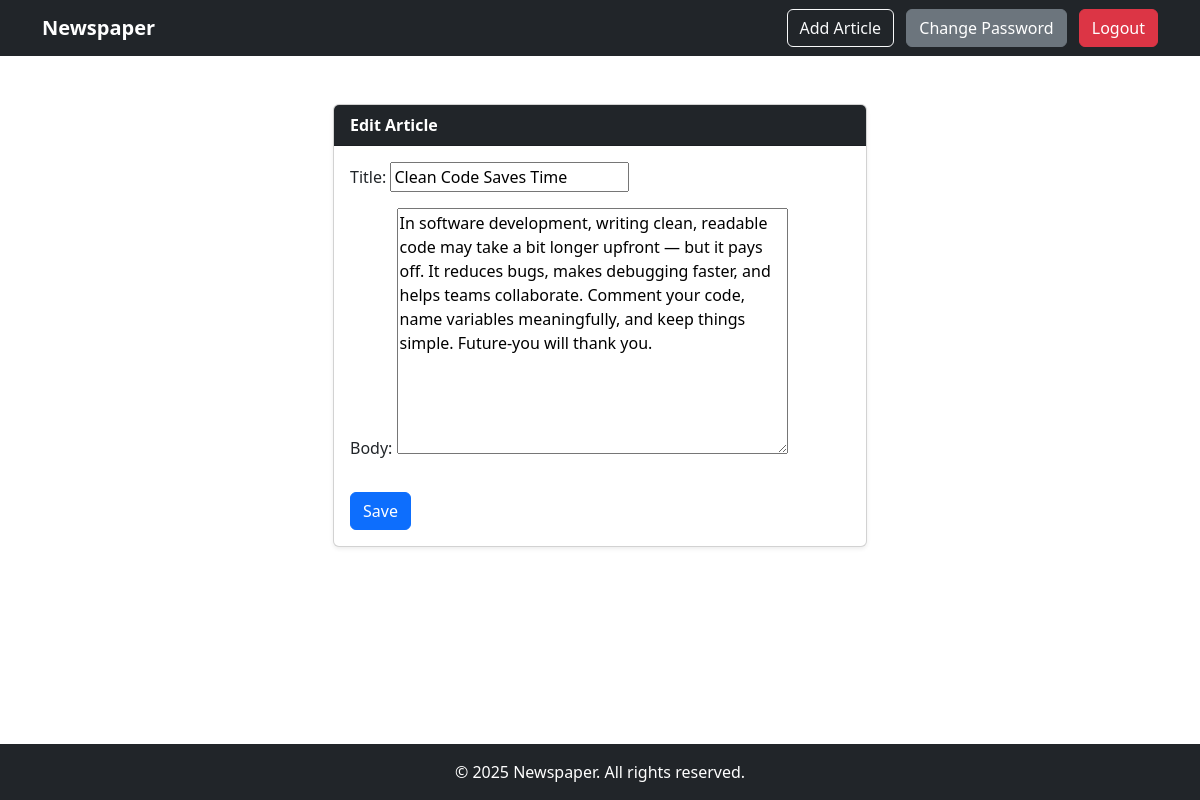
Page /edit_article/4 (signed in) on the committed database.
### articles/models.py (models this page shows, shortened)
class Article(models.Model):
    title = models.CharField(max_length=100)
    body = models.TextField()
    author = models.ForeignKey(User, on_delete=models.CASCADE)
    create_at = models.DateTimeField(auto_now_add=True)  # Add Date Automatically

### articles/views.py (the view)
# urls.py: path("edit_article/<int:pk>", views.EditArticle, name="edit_article"),
def EditArticle(request, pk):
    article = Article.objects.get(id=pk)
    form = ArticleForm(instance=article)
    if request.method == "POST":
        form = ArticleForm(request.POST, instance=article)
        if form.is_valid():
            form.save()
            return redirect("article_details", pk=article.pk)
    context = {"form": form}
    return render(request, "articles/edit_article.html", context)

### articles/forms.py
class ArticleForm(forms.ModelForm):
    class Meta:
        model = Article
        fields = ["title", "body"]

### templates/articles/edit_article.html
{% extends "base.html" %} {% block content %}
<div class="container mt-4">
  <div class="row justify-content-center">
    <div class="col-md-8 col-lg-6">
      <div class="card shadow-sm">
        <div class="card-header bg-dark text-white fw-bold">Edit Article</div>
        <div class="card-body">
          <form action="" method="post">
            {% csrf_token %} {{ form.as_p }}
            <button type="submit" class="btn btn-primary mt-3">Save</button>
          </form>
        </div>
      </div>
    </div>
  </div>
</div>
{% endblock content %}

### rows in the picture
Article: title "Clean Code Saves Time", body "In software development, writing clean, readable code may take a bit longer upfront — but it pays off. It reduces bugs, makes debugging faster, and helps teams collaborate. Comment your code, name variables meaningfully, and keep things simple. Future-you will thank you."

### other values in the picture
{{ year|default:2025 }} "2025"
